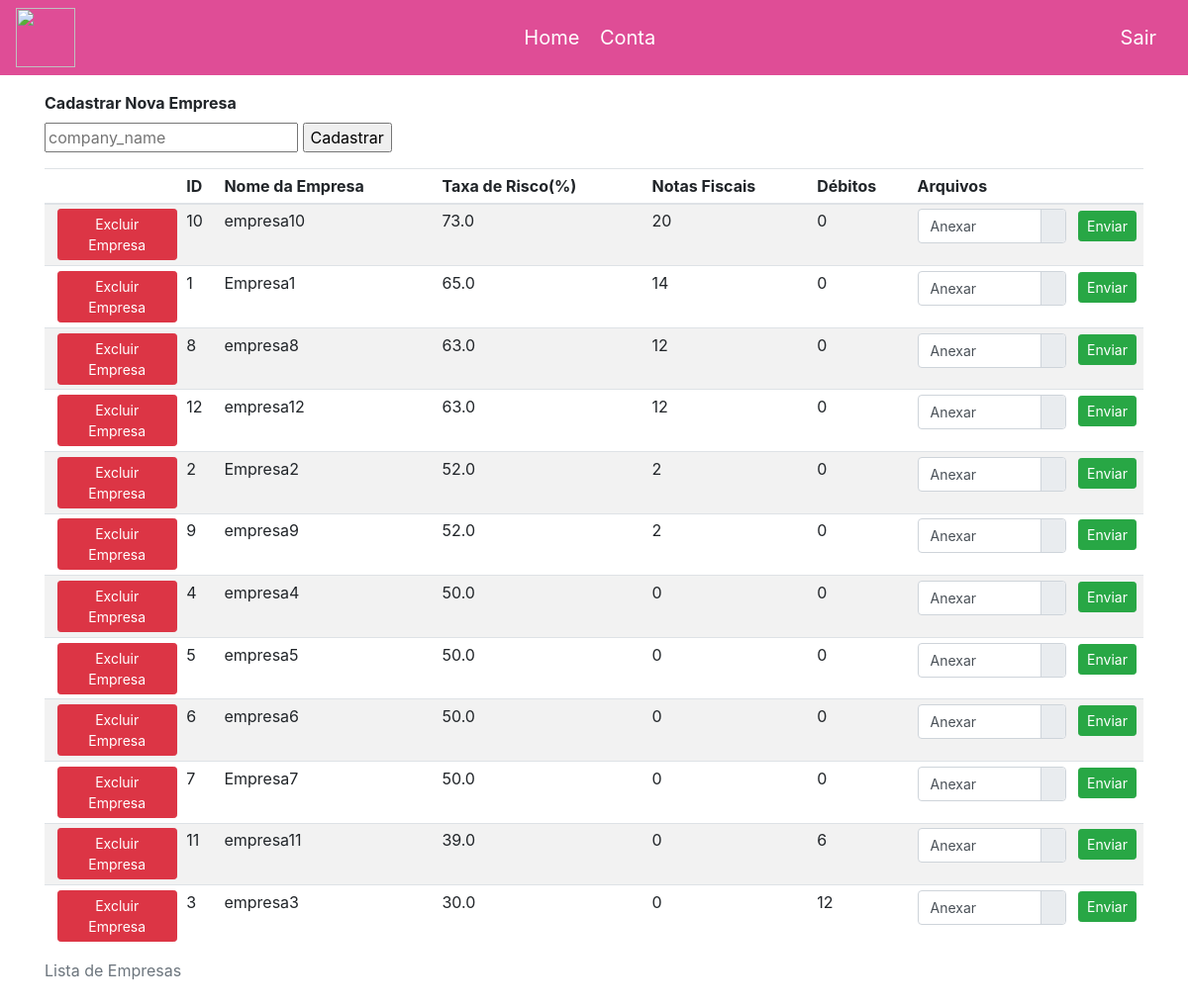
The app's page /current_user (signed in) with its own data.
### src/models/company.py (models this page shows, shortened)
class CompanyModel(database.Model):
    __tablename__ = "companies"
    id = database.Column(database.Integer, primary_key=True, autoincrement=True)
    company_name = database.Column(database.String(80), nullable=False, unique=True)
    risk_rating = database.Column(database.Float(precision=2), default=50)
    invoices = database.Column(database.Integer)
    debits = database.Column(database.Integer)

### src/routes.py (the view)
    @app.route("/current_user")
    @login_required
    def home():
        companies = CompanyModel.query.all()
        return render_template("home.html", companies=companies)

### app.py (called while the page is built)
@login_manager.user_loader
def current_user(user_id):
    return UserModel.query.get(user_id)

### templates/home.html (shortened to what this page needs)
{% extends "base.html" %}
{% block content %}
    <div>
        <div class="mt-3">
            <strong>Cadastrar Nova Empresa</strong>
        </div>
        <form class="mt-2" action="{{ url_for('new_company') }}" method="POST">
            <input type="text" name="company_name" placeholder="company_name">
            <input type="submit" value="Cadastrar">
        </form>
    </div>
    <div class="mt-3">
        <table class="table table-striped table-sm">
            <caption>Lista de Empresas</caption>
            <thead>
            <tr>
                <th scope="col"></th>
                <th scope="col">ID</th>
                <th scope="col">Nome da Empresa</th>
                <th scope="col">Taxa de Risco(%)</th>
                <th scope="col">Notas Fiscais</th>
                <th scope="col">Débitos</th>
                <th scope="col">Arquivos</th>
            </tr>
            </thead>
            <tbody>
                {% for company in companies|sort(reverse=true, attribute='risk_rating') %}
                    <tr>
                        <td style="max-width: 95px;">
                            <a type="button" href="{{ url_for('delete_company', id=company.id) }}" class="btn btn-danger btn-sm ml-2">Excluir Empresa</a>
                        </td>
                        <td>{{company.id}}</td>
                        <td>{{company.company_name}}</td>
                        <td>{{company.risk_rating}}</td>
                        <td>{{company.invoices}}</td>
                        <td>{{company.debits}}</td>
                        <td style="max-width: 160px;">
                            <form action="{{ url_for('send_file', id=company.id) }}" method="POST" enctype="multipart/form-data">
                                <div class="custom-file " style="max-width: 150px;">
                                    <label class="custom-file-label text-left btn-sm" data-browse="">Anexar</label>
                                </div>
                                <input type="submit" href="url_for('home')" class="btn btn-success btn-sm ml-2" value="Enviar">
                            </form>
                        </td>
                    </tr>
                {% endfor %}
            </tbody>
        </table>
    </div>
{% endblock %}

### templates/base.html (shortened to what this page needs)
<!DOCTYPE html>
<html lang="pt-br">
    <head>
        <link rel="stylesheet" href="https://stackpath.bootstrapcdn.com/bootstrap/4.5.0/css/bootstrap.min.css">
    </head>
    <body>
        <nav class="navbar navbar-dark" style="background-color: #df4d96;">
            <a href="https://www.serasa.com.br/" target="_blank">
                <img src="https://www.serasa.com.br/lno/static-webfiles/logo/serasa-white.svg" width="60" height="60">
            </a>
            {% block navegation %}
                {% include 'components/navigation_bar.html' %}
            {% endblock %}
        </nav>
        <main class="container">
            {% block content %}
            {% endblock %}
        </main>
    </body>
</html>

### templates/components/navigation_bar.html
{% if not current_user.is_authenticated %}
        <div>
            <a class="navbar-brand" href="{{ url_for('login') }}">Login</a>
            <a class="navbar-brand" href="{{ url_for('register') }}">Registrar</a>
        </div>
    {% else %}
        <div>
            <a class="navbar-brand" href="{{ url_for('home') }}">Home</a>
            <a class="navbar-brand" href="{{ url_for('account') }}">Conta</a>
        </div>
        <a class="navbar-brand" href="{{ url_for('logout') }}">Sair</a>
{% endif %}

### records on screen
CompanyModel: id "10", company_name "empresa10", risk_rating "73.0", invoices "20", debits "0"
CompanyModel: id "1", company_name "Empresa1", risk_rating "65.0", invoices "14", debits "0"
CompanyModel: id "8", company_name "empresa8", risk_rating "63.0", invoices "12", debits "0"
CompanyModel: id "12", company_name "empresa12", risk_rating "63.0", invoices "12", debits "0"
CompanyModel: id "2", company_name "Empresa2", risk_rating "52.0", invoices "2", debits "0"
CompanyModel: id "9", company_name "empresa9", risk_rating "52.0", invoices "2", debits "0"
CompanyModel: id "4", company_name "empresa4", risk_rating "50.0", invoices "0", debits "0"
CompanyModel: id "5", company_name "empresa5", risk_rating "50.0", invoices "0", debits "0"
CompanyModel: id "6", company_name "empresa6", risk_rating "50.0", invoices "0", debits "0"
CompanyModel: id "7", company_name "Empresa7", risk_rating "50.0", invoices "0", debits "0"
CompanyModel: id "11", company_name "empresa11", risk_rating "39.0", invoices "0", debits "6"
CompanyModel: id "3", company_name "empresa3", risk_rating "30.0", invoices "0", debits "12"
